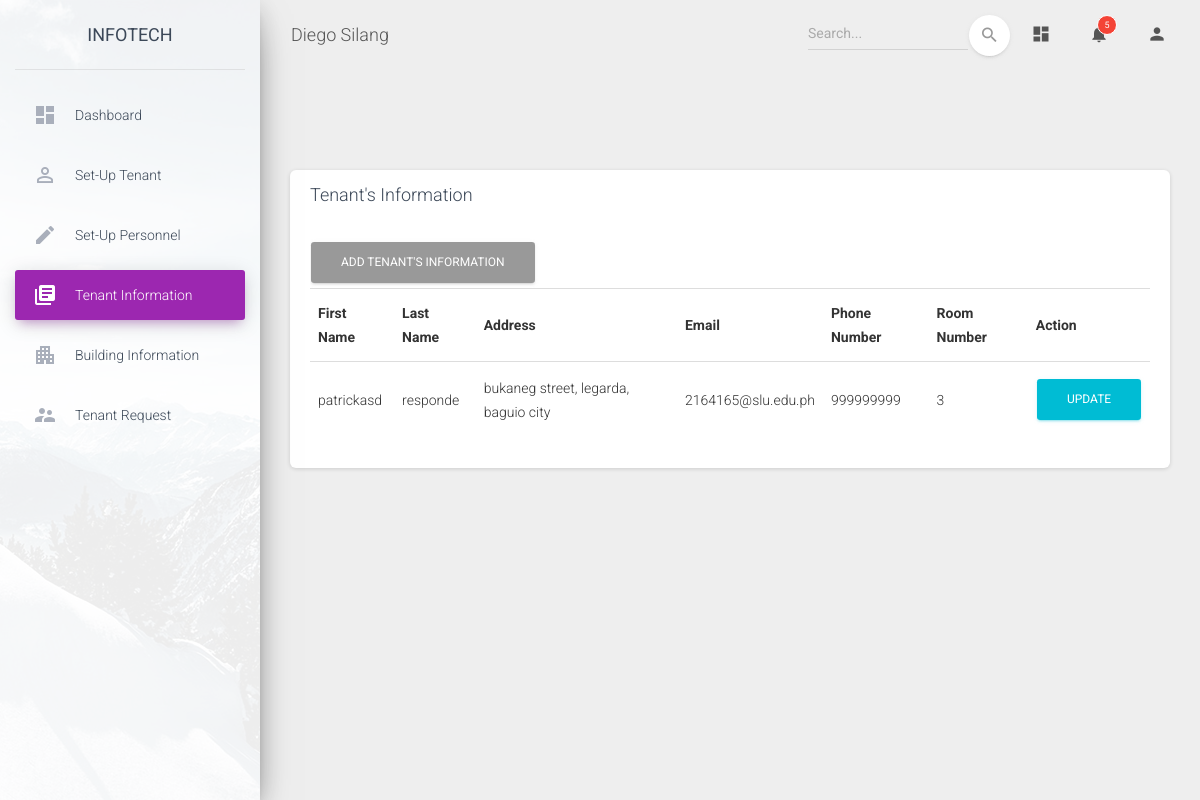
The page /material-dashboard/pages/viewinfo.php (signed in) on the database as committed earlier.
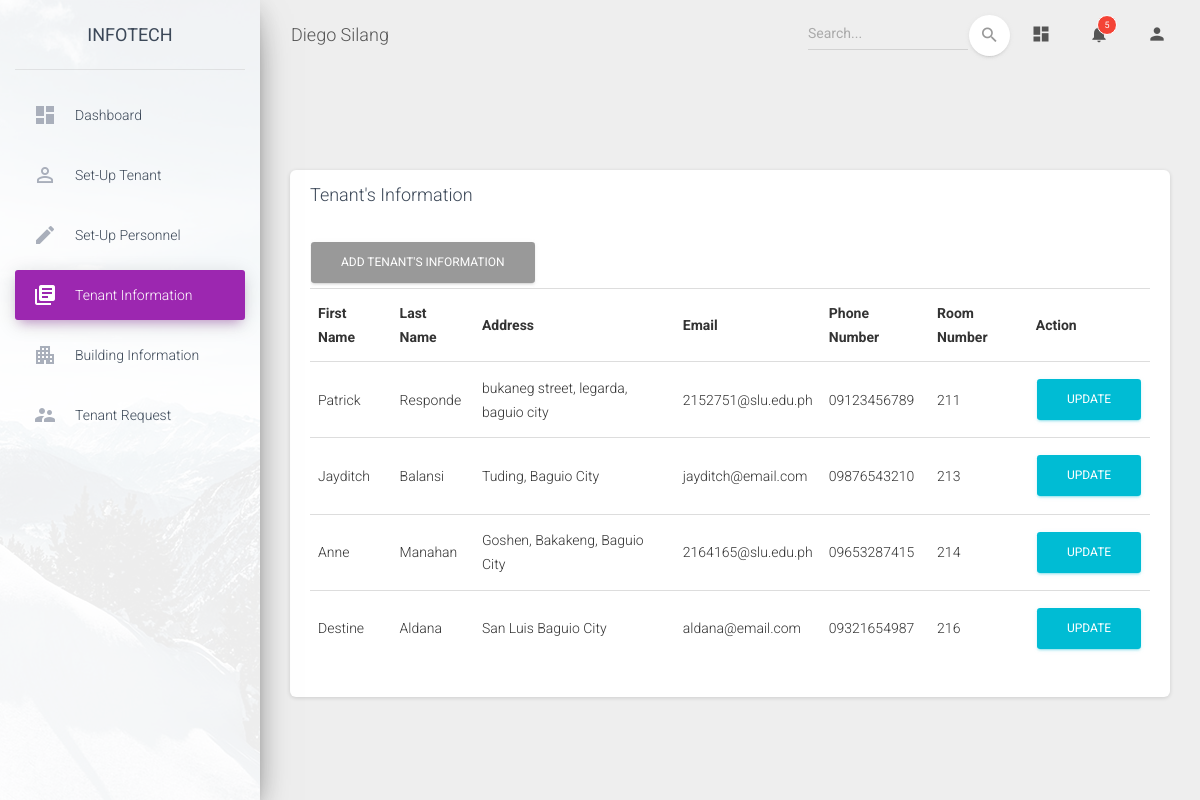
The same page on the database as committed later.
### tables this page shows
CREATE TABLE `tenantinfo` (
  `tenantID` int(11) NOT NULL,
  `firstName` varchar(255) NOT NULL,
  `lastName` varchar(255) NOT NULL,
  `address` varchar(255) NOT NULL,
  `email` varchar(255) NOT NULL,
  `pnumber` varchar(11) NOT NULL,
  `roomNumber` varchar(255) NOT NULL
);

### material-dashboard/pages/viewinfo.php (the view, shortened to what the changed rows need)
<!DOCTYPE html>
<html lang="en">
<head>
  <link rel="stylesheet" href="https://maxcdn.bootstrapcdn.com/font-awesome/latest/css/font-awesome.min.css">
  <link href="../assets/css/material-dashboard.css?v=2.1.1" rel="stylesheet" />
  <link href="../assets/demo/demo.css" rel="stylesheet" />
</head>
<body class="">
  <div class="wrapper ">
    <div class="main-panel">
      <div class="content">
        <div class="row">
          <div class="col-md-12">
              <div class="col-md-12">
            <div class="card ">
              <div class="card-body">
                <div class="table-responsive">
                  <?php
                    include "dbconn.php";
                    $sql = "SELECT * FROM tenantinfo";
                    if($result = mysqli_query($link, $sql)){
                        if(mysqli_num_rows($result) > 0){
                            echo "<table class = 'table tablesorter'>";
                                echo "<tr>";
                                    echo "<th>First Name</th>";
                                    echo "<th>Last Name</th>";
                                    echo "<th>Address</th>";
                                    echo "<th>Email</th>";
                                    echo "<th>Phone Number</th>";
                                    echo "<th>Room Number</th>";
                                     echo "<th>Action</th>";
                                echo "</tr>";
                            while($row = mysqli_fetch_array($result)){
                                echo "<tr>";
                                    echo "<td>" . $row['firstName'] . "</td>";
                                    echo "<td>" . $row['lastName'] . "</td>";
                                    echo "<td>" . $row['address'] . "</td>";
                                    echo "<td>" . $row['email'] . "</td>";
                                    echo "<td>" . $row['pnumber'] . "</td>";
                                    echo "<td>" . $row['roomNumber'] . "</td>";
                                          echo "<td>";
                                            echo "<a href='php/edit_info.php?tenantID=". $row['tenantID'] ."' title='Update Record' data-toggle='tooltip'><span class='btn btn-info'>Update</span></a>";
                                            echo"</td>";
                                echo "</tr>";
                            }
                            echo "</table>";
                        } else{
                            echo "No Accounts were found.";
                        }
                    } else{
                        echo "ERROR: Could not able to execute $sql. " . mysqli_error($link);
                    }
                  ?>
                    </div>
                </div>
              </div>
            </div>
          </div>
</body>
</html>

Rows that differ between the two databases and show on the page:
changed tenantinfo "bukaneg street, legarda, baguio city": firstName "patrickasd" → "Patrick"; lastName "responde" → "Responde"; email "2164165@slu.edu.ph" → "2152751@slu.edu.ph"; pnumber "999999999" → "09123456789"; roomNumber "3" → "211"
added tenantinfo: firstName "Jayditch", lastName "Balansi", address "Tuding, Baguio City", email "jayditch@email.com", pnumber "09876543210", roomNumber "213"
added tenantinfo: firstName "Anne", lastName "Manahan", address "Goshen, Bakakeng, Baguio City", email "2164165@slu.edu.ph", pnumber "09653287415", roomNumber "214"
added tenantinfo: firstName "Destine", lastName "Aldana", address "San Luis Baguio City", email "aldana@email.com", pnumber "09321654987", roomNumber "216"
